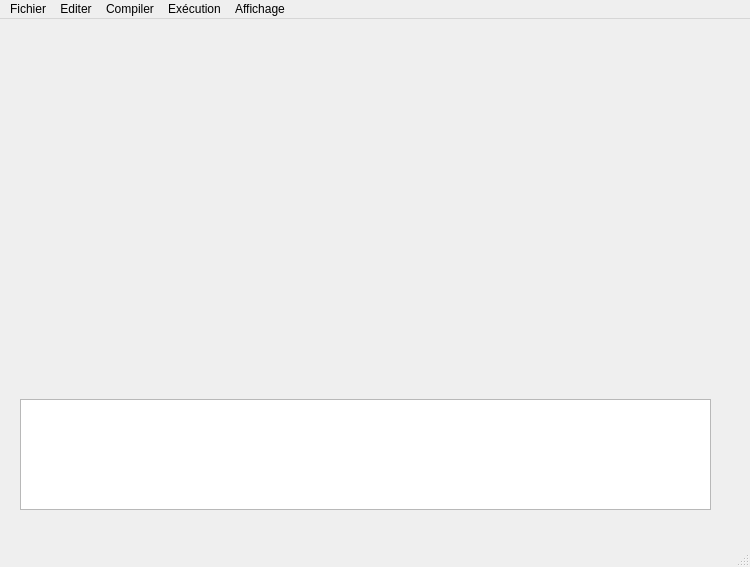
<?xml version="1.0" encoding="UTF-8"?>
<ui version="4.0">
 <class>IDEWindow</class>
 <widget class="QMainWindow" name="IDEWindow">
  <property name="geometry">
   <rect>
    <x>0</x>
    <y>0</y>
    <width>750</width>
    <height>567</height>
   </rect>
  </property>
  <property name="windowTitle">
   <string>MainWindow</string>
  </property>
  <widget class="QWidget" name="centralwidget">
   <widget class="QPlainTextEdit" name="console">
    <property name="geometry">
     <rect>
      <x>20</x>
      <y>380</y>
      <width>691</width>
      <height>111</height>
     </rect>
    </property>
   </widget>
  </widget>
  <widget class="QMenuBar" name="menubar">
   <property name="geometry">
    <rect>
     <x>0</x>
     <y>0</y>
     <width>750</width>
     <height>21</height>
    </rect>
   </property>
   <widget class="QMenu" name="menuFichier">
    <property name="title">
     <string>Fichier</string>
    </property>
    <addaction name="actionOuvrir"/>
    <addaction name="actionEnregistrer"/>
    <addaction name="actionQuitter"/>
    <addaction name="actionImporter_Dossier"/>
   </widget>
   <widget class="QMenu" name="menuExecution">
    <property name="title">
     <string>Exécution</string>
    </property>
    <addaction name="actionExecuter"/>
   </widget>
   <widget class="QMenu" name="menuEditer">
    <property name="title">
     <string>Editer</string>
    </property>
    <addaction name="separator"/>
    <addaction name="actionCopier"/>
    <addaction name="actionCouper"/>
    <addaction name="actionColler"/>
   </widget>
   <widget class="QMenu" name="menuCompiler">
    <property name="title">
     <string>Compiler</string>
    </property>
    <addaction name="actionCompiler"/>
   </widget>
   <widget class="QMenu" name="menuAffichage">
    <property name="title">
     <string>Affichage</string>
    </property>
   </widget>
   <addaction name="menuFichier"/>
   <addaction name="menuEditer"/>
   <addaction name="menuCompiler"/>
   <addaction name="menuExecution"/>
   <addaction name="menuAffichage"/>
  </widget>
  <widget class="QStatusBar" name="statusbar"/>
  <action name="actionOuvrir">
   <property name="text">
    <string>Ouvrir</string>
   </property>
  </action>
  <action name="actionEnregistrer">
   <property name="text">
    <string>Enregistrer</string>
   </property>
  </action>
  <action name="actionExecuter">
   <property name="text">
    <string>Exécuter</string>
   </property>
  </action>
  <action name="actionQuitter">
   <property name="text">
    <string>Quitter</string>
   </property>
  </action>
  <action name="actionCompiler">
   <property name="text">
    <string>Compiler</string>
   </property>
  </action>
  <action name="toggleConsoleAction">
   <property name="text">
    <string>Afficher / Masquer console</string>
   </property>
  </action>
  <action name="actionImporter_Dossier">
   <property name="text">
    <string>Importer un dossier</string>
   </property>
  </action>
  <action name="actionCopier">
   <property name="text">
    <string>Copier</string>
   </property>
  </action>
  <action name="actionCouper">
   <property name="text">
    <string>Couper</string>
   </property>
  </action>
  <action name="actionColler">
   <property name="text">
    <string>Coller</string>
   </property>
  </action>
 </widget>
 <resources/>
 <connections/>
</ui>
